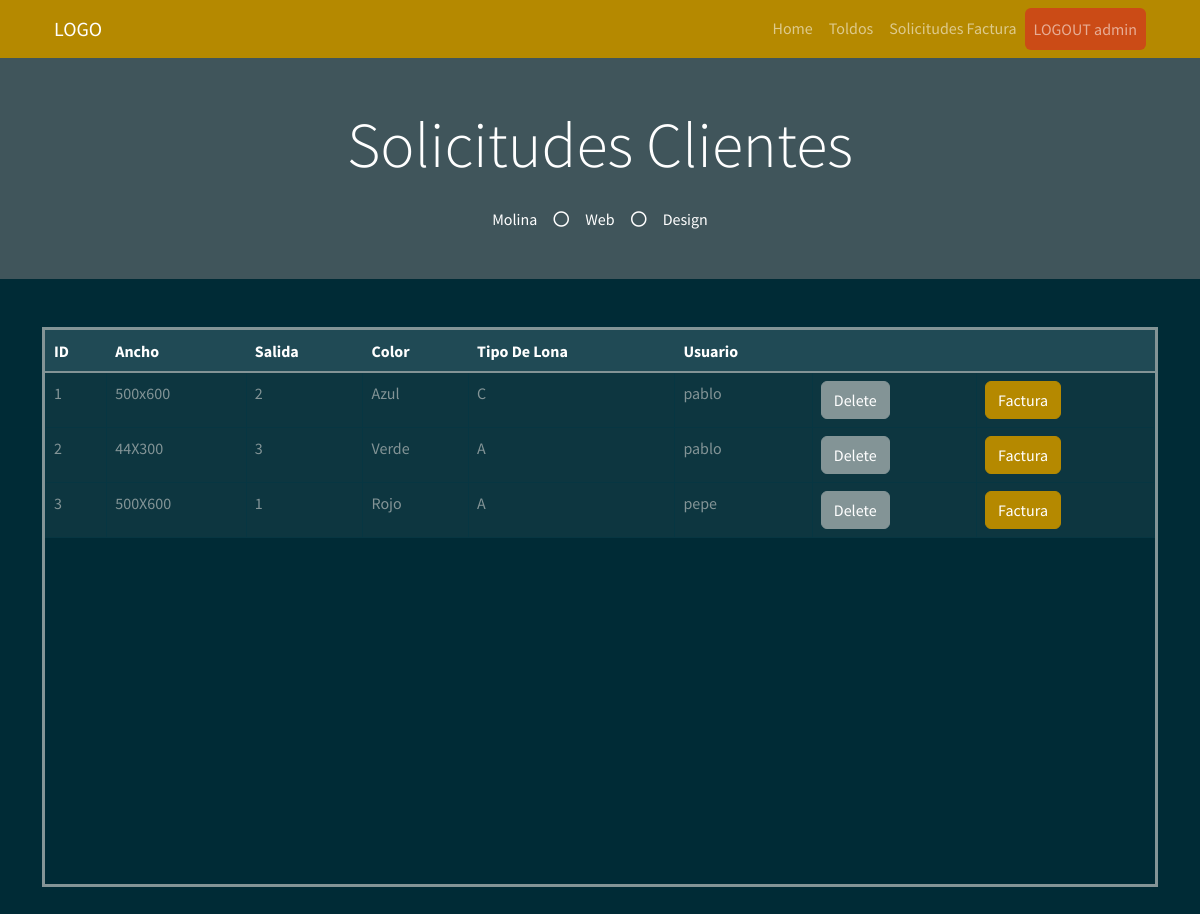
Page /solicitudes_admin (signed in) on the earlier database version.
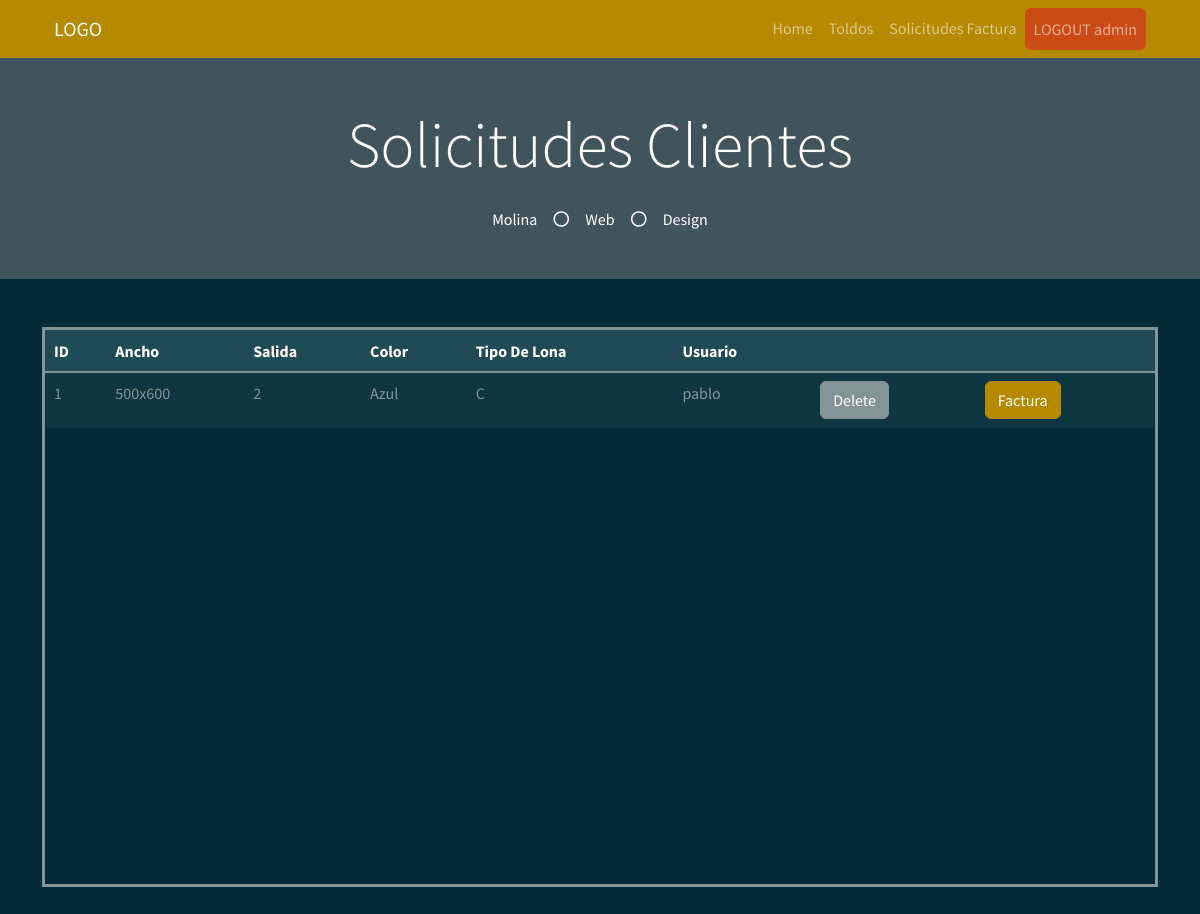
Same page on the later database version.
### myapp/models.py (models this page shows)
    class PresupuestoToldo(db.Model):
        __tablename__ = "PresupuestoToldo"  # Nombre de la tabla que se crea
        PresupuestoToldo_id = db.Column("presupuestoToldo_id", db.Integer, Sequence(
            'presupuestoToldo_id_seq'),  primary_key=True)
        Ancho = db.Column(db.String(20))
        Salida = db.Column(db.Integer)
        Color = db.Column(db.String(30))
        TipoLona = db.Column(db.String(30))
        Usu = db.Column(db.String(30))

### myapp/views.py (the view)
    @app.route("/solicitudes_admin", methods=["GET", "POST"])
    def solicitudes_admin():
        list_solicitud = db_access["list_solicitudes"]
        solicitudes = list_solicitud()
        usuario = session['usuario']
        usu = usuario
        return render_template("solicitudes_admin.html", solicitudes=solicitudes, usu=usu)

### myapp/templates/solicitudes_admin.html (shortened to what this page needs)
<!DOCTYPE html>
<html>
<head>
    <link href="https://cdn.jsdelivr.net/npm/bootstrap@5.1.3/dist/css/bootstrap.min.css" rel="stylesheet"
>
    <link rel="stylesheet" href="../static/style/bootstrap.min(8).css">
</head>
<body>
    {% include 'includes/navbar.html' %}
    <div class="jumbotron jumbotron-fluid bg-jumbotron" style=" background-color: rgba(128, 128, 128, 0.5);">
        <div class="container text-center py-5">
            <h3 class="text-white display-3 mb-4">Solicitudes Clientes</h3>
            <div class="d-inline-flex align-items-center text-white">
                <p class="m-0">Molina</p>
                <i class="far fa-circle px-3"></i>
                <p class="m-0">Web</p>
                <i class="far fa-circle px-3"></i>
                <p class="m-0">Design</p>
            </div>
        </div>
    </div>
    <div class="container my-5">
        <div style=" overflow:auto;  height: 70vh; border-style: solid;">
            <table class="table table-bordered mx-auto">
                <thead class="table-dark">
                    <tr class="table-active">
                        <th>ID</th>
                        <th>Ancho</th>
                        <th>Salida</th>
                        <th>Color</th>
                        <th>Tipo De Lona</th>
                        <th>Usuario</th>
                        <th></th>
                        <th></th>
                    </tr>
                </thead>
                <tbody>
                    {% for solicitud in solicitudes %}
                    <tr>
                        <td> {{ solicitud.PresupuestoToldo_id }} </td>
                        <td> {{ solicitud.Ancho }} </td>
                        <td> {{ solicitud.Salida }} </td>
                        <td> {{ solicitud.Color }} </td>
                        <td> {{ solicitud.TipoLona }} </td>
                        <td> {{ solicitud.Usu }} </td>
                        <form id="deletForm" action="/delete_solicitud/{{solicitud.PresupuestoToldo_id}}" method="post">
                           <td> <input type="submit" value="Delete" class="btn btn-secondary"/></td>
                        </form>
                        <td> <a class="btn btn-primary"
                                href="/create_factura/{{solicitud.PresupuestoToldo_id}}">Factura</a></td>
                    </tr>
                    {% endfor %}
                </tbody>
            </table>
        </div>
    </div>
</body>
</html>

Differences in the rows shown:
removed PresupuestoToldo: PresupuestoToldo_id "2", Ancho "44X300", Salida "3", Color "Verde", TipoLona "A", Usu "pablo"
removed PresupuestoToldo: PresupuestoToldo_id "3", Ancho "500X600", Salida "1", Color "Rojo", TipoLona "A", Usu "pepe"
